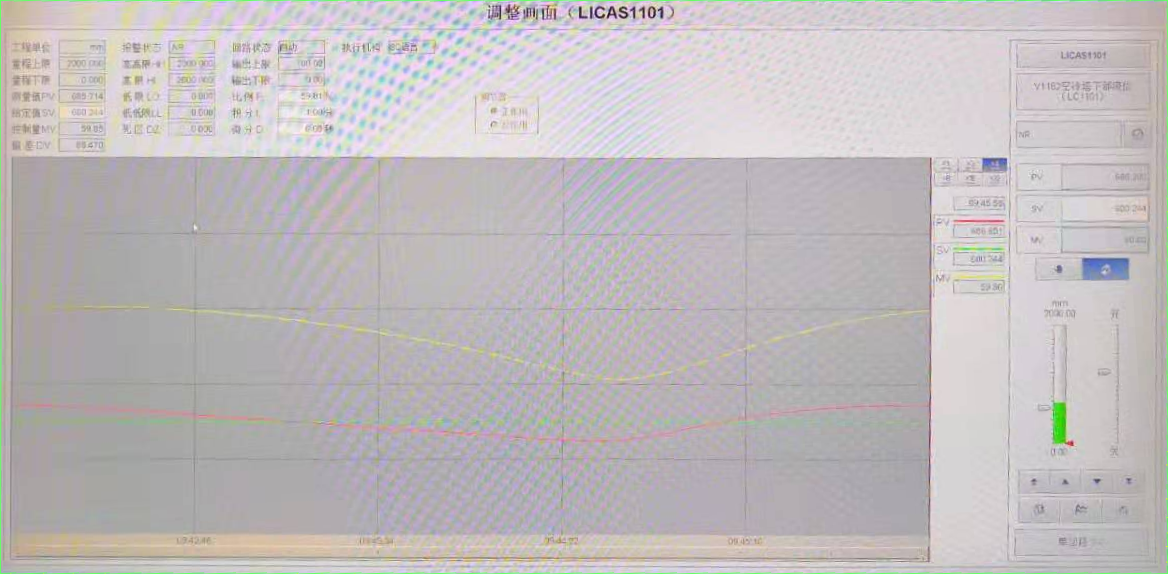
#> input picture transfer10.png, 1168 x 574 px
$ python test4.py
#> lines starting #> are read from the running program, lines starting #| are printed output that depends on the picture
# 灰度直方统计图，尝试利用灰度区分，配合MATLAB代码进行测试
import cv2
import math
from matplotlib import pyplot as plt

dir = "transfer10.png"

image = cv2.imread(dir)
#> image is the input picture: shape (574, 1168, 3); mean B, G, R 189.2, 187.7, 192.4

def plot_demo(image):
    plt.hist(image.ravel(), 256, [0, 256])
    plt.show()
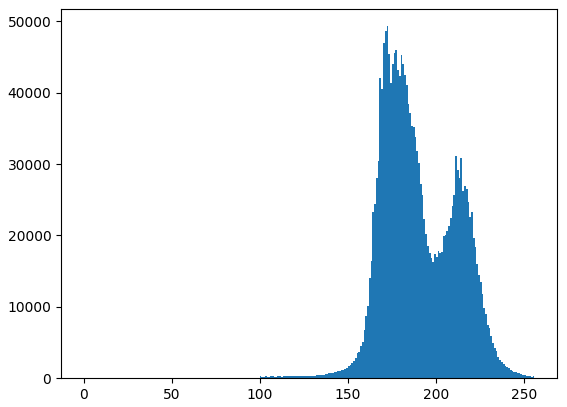
#> figure drawn by matplotlib, 1 panel; tallest bar 49332 high, from x = 172 to 173

def image_hist(image):     #画三通道图像的直方图
    color = ('b', 'g', 'r')   #这里画笔颜色的值可以为大写或小写或只写首字母或大小写混合
    for i , color in enumerate(color):
        hist = cv2.calcHist([image], [i], None, [256], [0, 256])  #计算直方图
        plt.plot(hist, color)
        plt.xlim([0, 256])
    plt.show()
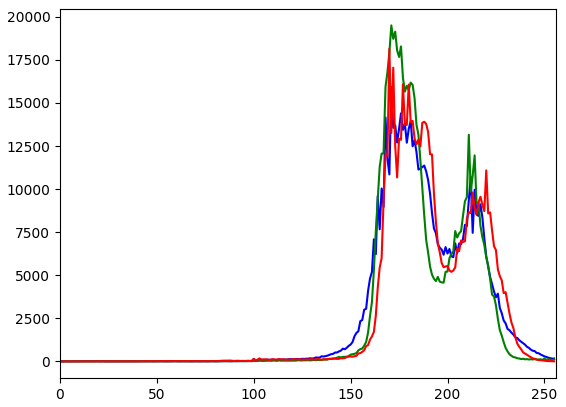
#> figure drawn by matplotlib, 1 panel; curve peaks at x = 171, y = 15928; curve peaks at x = 171, y = 19504; curve peaks at x = 170, y = 18146

src = image

cv2.namedWindow('input_image', cv2.WINDOW_NORMAL)
cv2.imshow('input_image', src)

plot_demo(src)
image_hist(src)

cv2.waitKey(0)
cv2.destroyAllWindows()

$ run again, with 3.jpg saved as transfer10.png
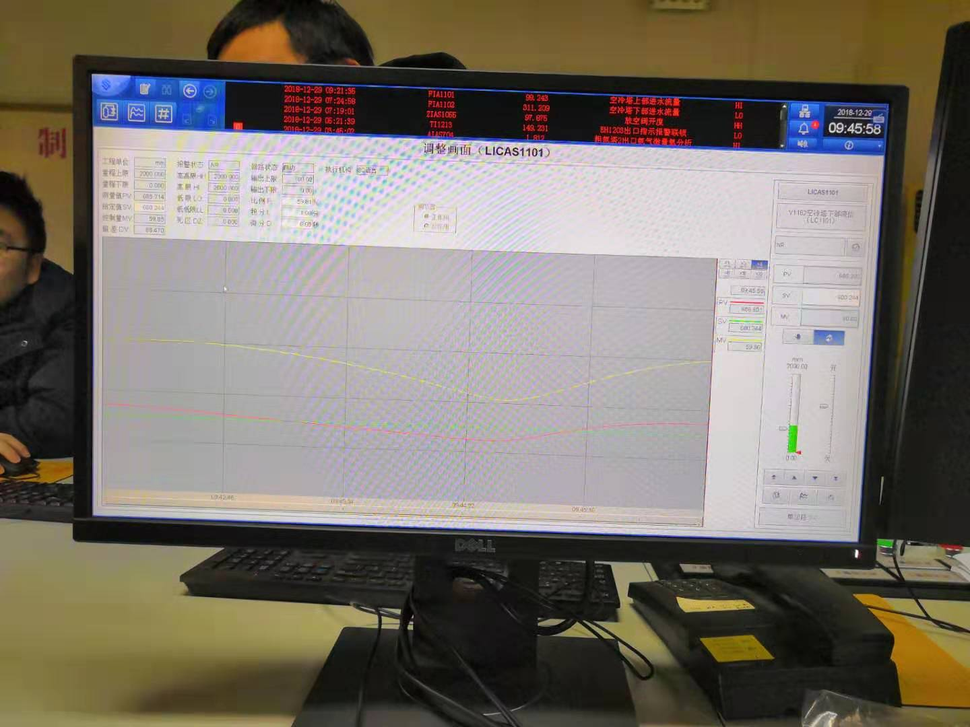
#> input picture 3.jpg, 970 x 727 px, shrunk from 1440 x 1080 before the run
#> image is the input picture: shape (727, 970, 3); mean B, G, R 106.3, 115.2, 122
#> in plot_demo, `plt.show()`:
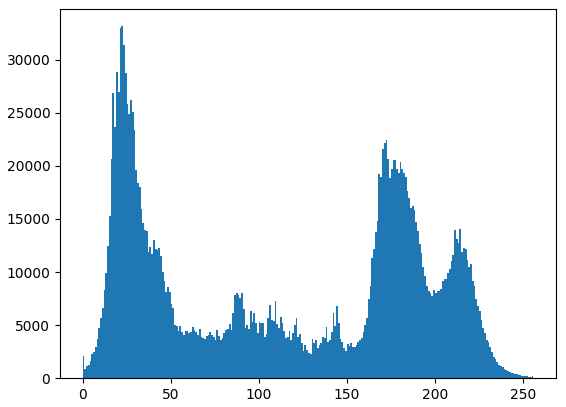
#> figure drawn by matplotlib, 1 panel; tallest bar 33149 high, from x = 22 to 23
#> in image_hist, `plt.show()`:
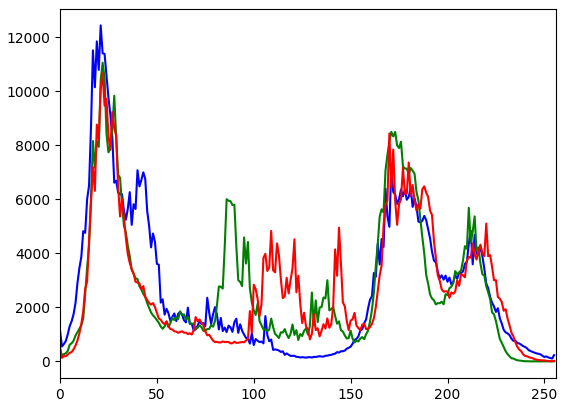
#> figure drawn by matplotlib, 1 panel; curve peaks at x = 21, y = 12447; curve peaks at x = 22, y = 11067; curve peaks at x = 22, y = 10669
